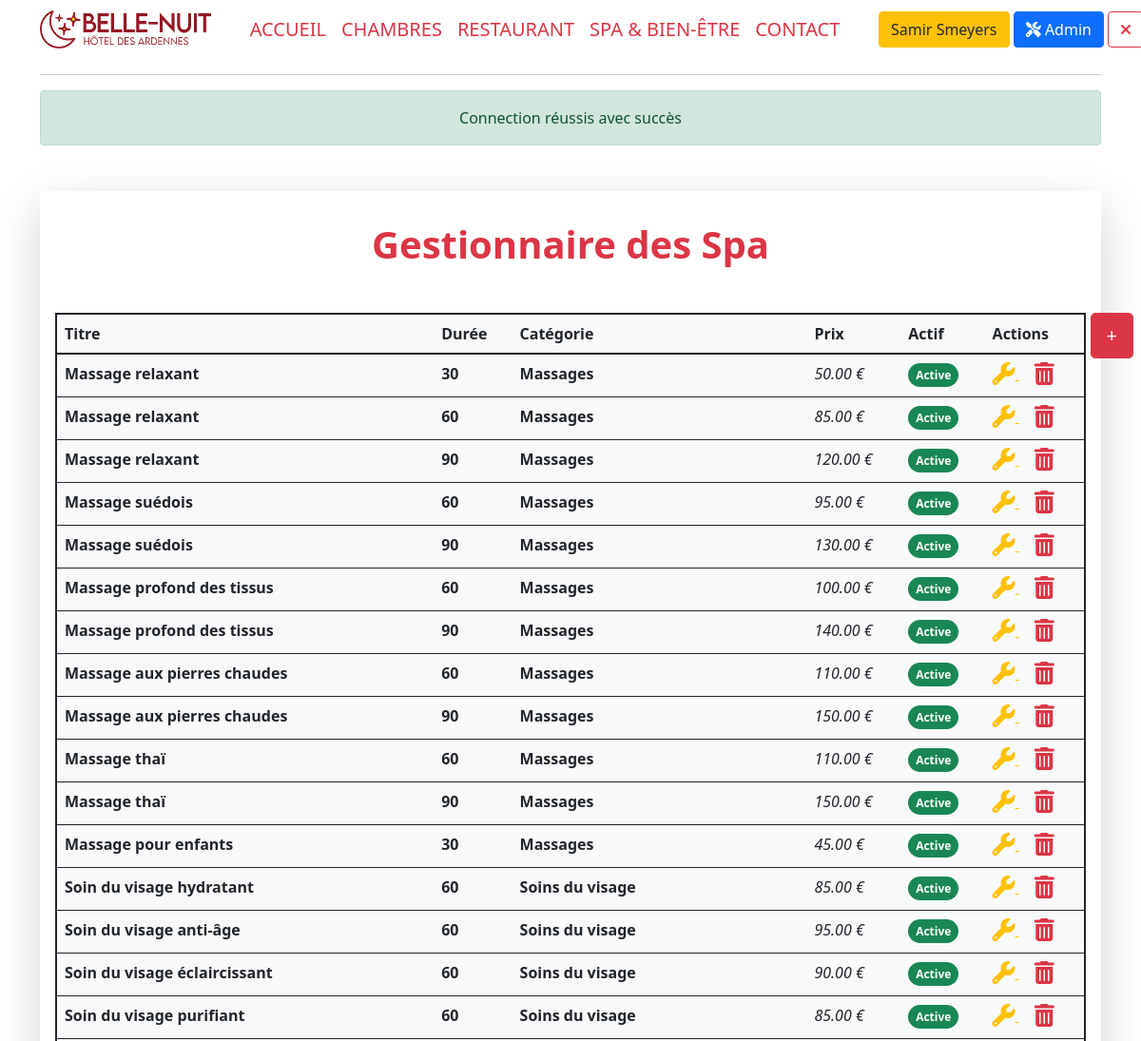
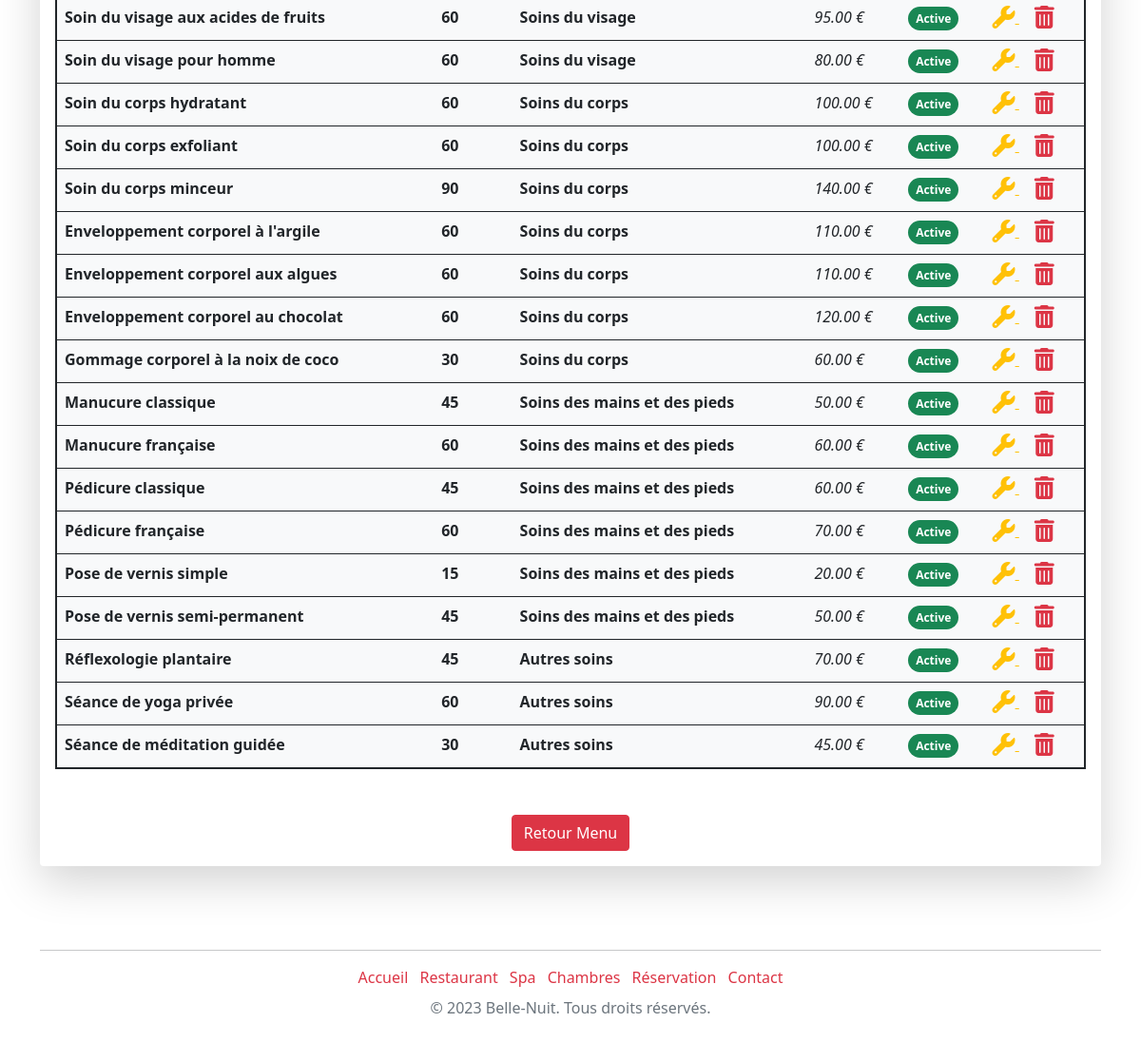
Screenshot of /adminSpa (signed in) with the database file from the repository (2 pictures, top to bottom).
### tables this page shows
CREATE TABLE `spa` (
  `spa_id` int(11) NOT NULL,
  `id_spacategory` int(11) NOT NULL,
  `spa_title` varchar(255) DEFAULT NULL,
  `spa_time` int(11) DEFAULT NULL,
  `spa_price` decimal(10,2) DEFAULT NULL,
  `spa_active` tinyint(1) NOT NULL
);

CREATE TABLE `category_spa` (
  `spacategory_id` int(11) NOT NULL,
  `spacategory_name` varchar(250) NOT NULL
);

### models/Model.class.php (called while the page is built, shortened)
<?php
abstract class Model{
    private static $pdo;
    private static function setBdd(){
        self::$pdo = new PDO("mysql:host=localhost;dbname=hotel;charset=utf8", "root", "");
        self::$pdo->setAttribute(PDO::ATTR_ERRMODE, PDO::ERRMODE_WARNING);
    }
    protected function getBdd(){
        return self::$pdo;
    }
}

### models/FrontManager.model.php (called while the page is built, shortened)
<?php
require_once("Model.class.php");
class FrontManager extends Model
{
    public function getSpas() {
        $stmt = $this->getBdd()->prepare('SELECT s.spa_id,s.spa_title, s.spa_time, s.spa_price, s.spa_active, c.spacategory_name
                                        FROM spa s
                                        INNER JOIN category_spa c ON s.id_spacategory = c.spacategory_id
                                        ORDER BY s.spa_id;');
        $stmt->execute();
        $getSpas = $stmt->fetchAll(PDO::FETCH_ASSOC);
        return $getSpas;
    }
}

### views/main/back/adminSpa.view.php (the view)
<div class="container-fluid shadow-lg p-3 mb-5 mt-5 bg-body rounded mx-auto">
<h1 class='text-center my-3 text-danger fw-bolder mb-5'>Gestionnaire des Spa</h1>
<a href="adminAddSpa"><button class="btn btn-danger btn-lg position-fixed top-1 end-0 me-2">+</button></a>
<table class="table container bg-light p-5 rounded mb-5 border border-2 border-dark">
    <thead class="bg-light">
    <tr>
        <th>Titre</th>
        <th>Durée</th>
        <th>Catégorie</th>
        <th>Prix</th>
        <th>Actif</th>
        <th>Actions</th>
    </tr>
    </thead>
    <tbody>
    <?php foreach ($spas as $spa) :
        $statusBadge = ($spa['spa_active'] == 1) ? '<span class="badge bg-success rounded-pill d-inline">Active</span>' : '<span class="badge bg-danger rounded-pill d-inline">Inactive</span>';
        ?>
        <tr>
            <td>
                <p class="fw-bold mb-1"><?= $spa["spa_title"] ?></p>
            </td>
            <td>
                <p class="fw-bold mb-1"><?= $spa["spa_time"] ?></p>
            </td>
            <td>
                <p class="fw-bold mb-1"><?= $spa["spacategory_name"] ?></p>
            </td>
            <td>
                <p class="fst-italic mb-1  text-start"><?= $spa["spa_price"] ?> €</p>
            </td>
            <td><?= $statusBadge ?></td>
            <td>
                <a href="adminEditSpa&id=<?= $spa['spa_id'] ?>" class="text-warning">
                    <i class="fa-solid fa-wrench fa-xl"></i>
                </a>
                <a href="adminDelSpa&id=<?= $spa['spa_id'] ?>" onclick="return confirm('Êtes-vous sûr de vouloir supprimer cet élément ?')" class="ms-3 text-danger">
                    <i class="fa-solid fa-xl fa-trash-can"></i>
                </a>
            </td>
        </tr>
    <?php endforeach; ?>
    </tbody>
</table>
    <div class="text-center">
        <a href="admin" class="btn btn-danger">Retour Menu</a>
    </div>
</div>

### rows the page displays
spa: spa_title "Massage relaxant", spa_time "30", id_spacategory.spacategory_name "Massages", spa_price "50.00", spa_active "Active"
spa: spa_title "Massage relaxant", spa_time "60", id_spacategory.spacategory_name "Massages", spa_price "85.00", spa_active "Active"
spa: spa_title "Massage relaxant", spa_time "90", id_spacategory.spacategory_name "Massages", spa_price "120.00", spa_active "Active"
spa: spa_title "Massage suédois", spa_time "60", id_spacategory.spacategory_name "Massages", spa_price "95.00", spa_active "Active"
spa: spa_title "Massage suédois", spa_time "90", id_spacategory.spacategory_name "Massages", spa_price "130.00", spa_active "Active"
spa: spa_title "Massage profond des tissus", spa_time "60", id_spacategory.spacategory_name "Massages", spa_price "100.00", spa_active "Active"
spa: spa_title "Massage profond des tissus", spa_time "90", id_spacategory.spacategory_name "Massages", spa_price "140.00", spa_active "Active"
spa: spa_title "Massage aux pierres chaudes", spa_time "60", id_spacategory.spacategory_name "Massages", spa_price "110.00", spa_active "Active"
spa: spa_title "Massage aux pierres chaudes", spa_time "90", id_spacategory.spacategory_name "Massages", spa_price "150.00", spa_active "Active"
spa: spa_title "Massage thaï", spa_time "60", id_spacategory.spacategory_name "Massages", spa_price "110.00", spa_active "Active"
spa: spa_title "Massage thaï", spa_time "90", id_spacategory.spacategory_name "Massages", spa_price "150.00", spa_active "Active"
spa: spa_title "Massage pour enfants", spa_time "30", id_spacategory.spacategory_name "Massages", spa_price "45.00", spa_active "Active"
spa: spa_title "Soin du visage hydratant", spa_time "60", id_spacategory.spacategory_name "Soins du visage", spa_price "85.00", spa_active "Active"
spa: spa_title "Soin du visage anti-âge", spa_time "60", id_spacategory.spacategory_name "Soins du visage", spa_price "95.00", spa_active "Active"
spa: spa_title "Soin du visage éclaircissant", spa_time "60", id_spacategory.spacategory_name "Soins du visage", spa_price "90.00", spa_active "Active"
spa: spa_title "Soin du visage purifiant", spa_time "60", id_spacategory.spacategory_name "Soins du visage", spa_price "85.00", spa_active "Active"
spa: spa_title "Soin du visage aux acides de fruits", spa_time "60", id_spacategory.spacategory_name "Soins du visage", spa_price "95.00", spa_active "Active"
spa: spa_title "Soin du visage pour homme", spa_time "60", id_spacategory.spacategory_name "Soins du visage", spa_price "80.00", spa_active "Active"
spa: spa_title "Soin du corps hydratant", spa_time "60", id_spacategory.spacategory_name "Soins du corps", spa_price "100.00", spa_active "Active"
spa: spa_title "Soin du corps exfoliant", spa_time "60", id_spacategory.spacategory_name "Soins du corps", spa_price "100.00", spa_active "Active"
spa: spa_title "Soin du corps minceur", spa_time "90", id_spacategory.spacategory_name "Soins du corps", spa_price "140.00", spa_active "Active"
spa: spa_title "Enveloppement corporel à l'argile", spa_time "60", id_spacategory.spacategory_name "Soins du corps", spa_price "110.00", spa_active "Active"
spa: spa_title "Enveloppement corporel aux algues", spa_time "60", id_spacategory.spacategory_name "Soins du corps", spa_price "110.00", spa_active "Active"
spa: spa_title "Enveloppement corporel au chocolat", spa_time "60", id_spacategory.spacategory_name "Soins du corps", spa_price "120.00", spa_active "Active"
spa: spa_title "Gommage corporel à la noix de coco", spa_time "30", id_spacategory.spacategory_name "Soins du corps", spa_price "60.00", spa_active "Active"
spa: spa_title "Manucure classique", spa_time "45", id_spacategory.spacategory_name "Soins des mains et des pieds", spa_price "50.00", spa_active "Active"
spa: spa_title "Manucure française", spa_time "60", id_spacategory.spacategory_name "Soins des mains et des pieds", spa_price "60.00", spa_active "Active"
spa: spa_title "Pédicure classique", spa_time "45", id_spacategory.spacategory_name "Soins des mains et des pieds", spa_price "60.00", spa_active "Active"
spa: spa_title "Pédicure française", spa_time "60", id_spacategory.spacategory_name "Soins des mains et des pieds", spa_price "70.00", spa_active "Active"
spa: spa_title "Pose de vernis simple", spa_time "15", id_spacategory.spacategory_name "Soins des mains et des pieds", spa_price "20.00", spa_active "Active"
spa: spa_title "Pose de vernis semi-permanent", spa_time "45", id_spacategory.spacategory_name "Soins des mains et des pieds", spa_price "50.00", spa_active "Active"
spa: spa_title "Réflexologie plantaire", spa_time "45", id_spacategory.spacategory_name "Autres soins", spa_price "70.00", spa_active "Active"
spa: spa_title "Séance de yoga privée", spa_time "60", id_spacategory.spacategory_name "Autres soins", spa_price "90.00", spa_active "Active"
spa: spa_title "Séance de méditation guidée", spa_time "30", id_spacategory.spacategory_name "Autres soins", spa_price "45.00", spa_active "Active"

### other values shown
$_SESSION["surname"] "Samir"
$_SESSION["name"] "Smeyers"
$_SESSION['alert']['message'] "Connection réussis avec succès"
